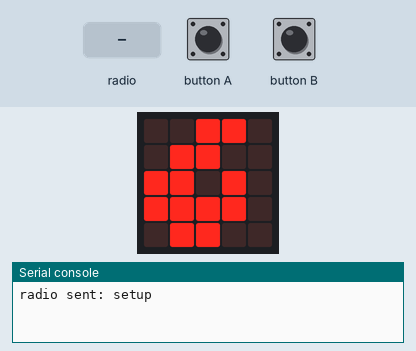
Simulated run of this program. Board: BBC micro:bit (MakeCode). Parts: the board's 5×5 LED display, the last lines printed to the serial console. The inputs (shaded band) are chosen by the test bench. No radio messages arrive unless stated (any console line starting 'radio sent:' is added by the test bench).

Above: at 1.36 s.
2.0 s: radio message "bombReceived" arrives
At 3.5 s:
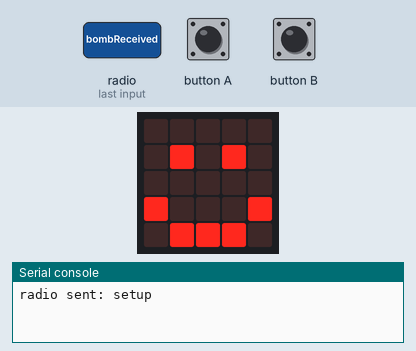
3.8 s: radio message "1" arrives
At 4.45 s:
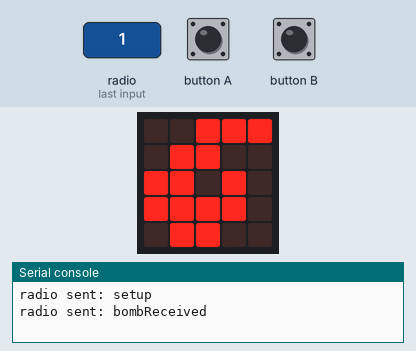
6.8 s: radio message "exploded" arrives
At 8.3 s:
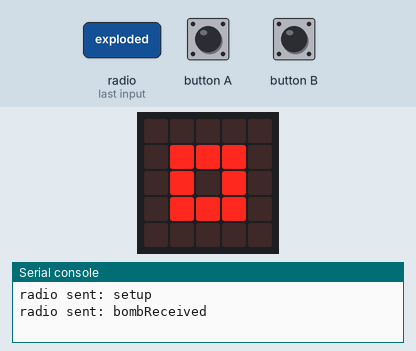
9.8 s: radio message "setup" arrives
At 12.3 s:
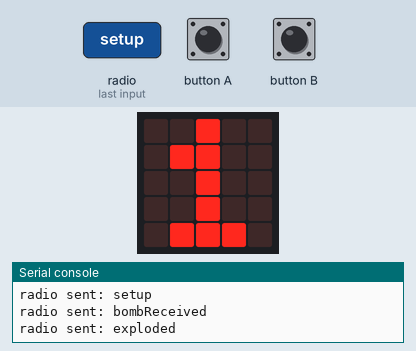
Timing chart, 0 to 13.8 s (numbered marks = the images above; inputs shaded):
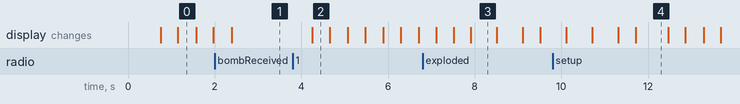

Measured:
- after the input at 2.0 s, the display: changes after 0.39 s (image 1)
- after the input at 3.8 s, the display: changes after 0.45 s (image 2)
- after the input at 6.8 s, the display: first differs from a run without the input after 0.71 s (image 3 shows a later state)
- after the input at 9.8 s, the display: first differs from a run without the input after 1.9 s (image 4)
- what the display in image 0 shows lasts 0.4 s, from 1.2 s to 1.6 s
- what the display in image 3 shows lasts 0.6 s, from 7.9 s to 8.5 s
- what the display in image 4 shows lasts 0.8 s, from 11.7 s to 12.5 s

The program:

main.ts
```typescript
function explode () {
    basic.showLeds(`
        . . . . .
        . . . . .
        . . # . .
        . . . . .
        . . . . .
        `)
    basic.showIcon(IconNames.SmallSquare)
    basic.showIcon(IconNames.Square)
    basic.showLeds(`
        . . . . .
        . . . . .
        . . # . .
        . . . . .
        . . . . .
        `)
    basic.showIcon(IconNames.SmallSquare)
    basic.showIcon(IconNames.Square)
    basic.showIcon(IconNames.Chessboard)
    basic.showLeds(`
        # # # # #
        # # # # #
        # # # # #
        # # # # #
        # # # # #
        `)
}
function nextPlayer () {
    if (player == lastPlayer) {
        return firstPlayer
    } else {
        return player + 1
    }
}
radio.onReceivedNumber(function (receivedNumber) {
    if (receivedNumber == player) {
        bomb = 1
        radio.sendString("bombReceived")
    }
})
function previousPlayer () {
    if (player == firstPlayer) {
        return lastPlayer
    } else {
        return player - 1
    }
}
input.onButtonPressed(Button.A, function () {
    sendBombTo(previousPlayer())
})
function sendBombTo (player: number) {
    if (bomb && !(exploded)) {
        radio.sendNumber(player)
    }
}
function setupPlayer (player: number) {
    countdown = 10
    exploded = 0
    if (player == firstPlayer) {
        bomb = 1
    } else {
        bomb = 0
    }
    basic.showString("" + (player))
}
radio.onReceivedString(function (receivedString) {
    if (receivedString == "exploded") {
        exploded = 1
    }
    if (receivedString == "bombReceived") {
        bomb = 0
    }
    if (receivedString == "setup") {
        setupPlayer(player)
    }
})
input.onButtonPressed(Button.B, function () {
    sendBombTo(nextPlayer())
})
function showBomb () {
    basic.showLeds(`
        . . # # #
        . # # . .
        # # . # .
        # # # # .
        . # # . .
        `)
    basic.showLeds(`
        . . # # .
        . # # . .
        # # . # .
        # # # # .
        . # # . .
        `)
}
let countdown = 0
let exploded = 0
let bomb = 0
let lastPlayer = 0
let firstPlayer = 0
let player = 0
player = 1
firstPlayer = 1
lastPlayer = 3
radio.setGroup(1)
radio.sendString("setup")
setupPlayer(player)
loops.everyInterval(1000, function () {
    countdown += -1
    if (countdown <= 0) {
        exploded = 1
        radio.sendString("exploded")
    }
})
basic.forever(function () {
    if (bomb) {
        showBomb()
    } else {
        basic.showIcon(IconNames.Happy)
    }
    if (bomb && exploded) {
        explode()
    }
})
```

test.ts
```typescript
// i test vanno qui; questi non saranno compilati quando questo pacchetto viene usato come estensione.
```
